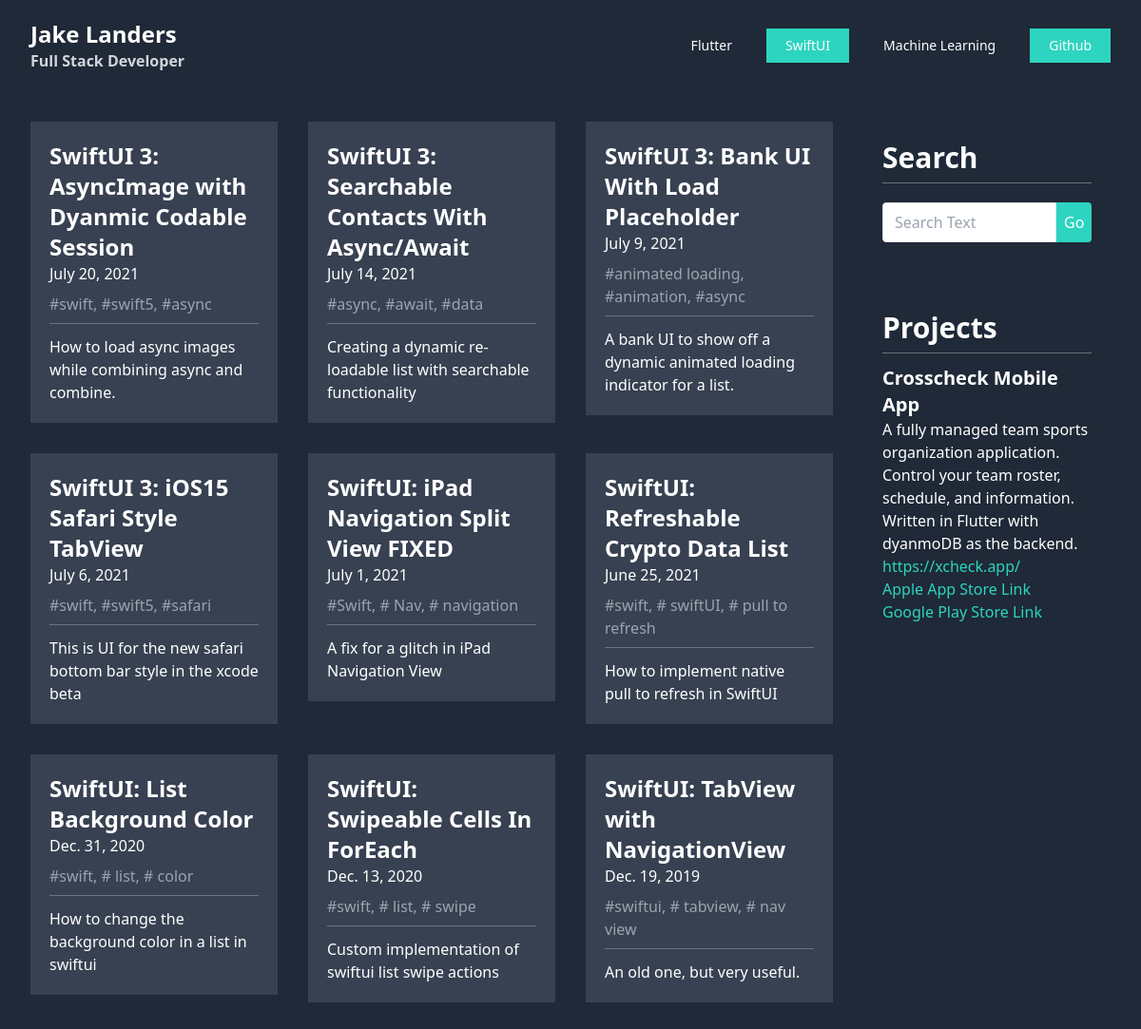
Screenshot of /swiftui/ with the database file from the repository.
### blog/models.py (models this page shows, shortened)
class Article(models.Model):
    title = models.CharField(max_length=200)
    category = models.ForeignKey(Category, on_delete=models.CASCADE)
    date = models.DateField("date posted")
    description = models.TextField(default="")
    body = models.TextField()
    tags = models.CharField(max_length=200, default="")
    def get_tags_small(self):
        if self.tags == "":
            return ""
        else:
            list_tags = self.tags.split(",")
            list_tags = list_tags[:3]
            tag_str = ""
            for i in list_tags:
                if i == list_tags[-1]:
                    tag_str = tag_str + "#{}".format(i)
                else:
                    tag_str = tag_str + "#{}, ".format(i)
            return tag_str

### blog/views.py (the view)
# urls.py: path("swiftui/", views.swiftui, name="swiftui"),
def swiftui(request):
    if request.method == "POST":
        search_text = request.POST.get("search")
        if search_text is not None and search_text != "":
            print("redirecting to search articles function")
            return HttpResponseRedirect(reverse("article_search", args=[search_text]))
    articles = Article.objects.filter(category__title="SwiftUI")
    return render(
        request,
        "blog/articles/article_list.html",
        {"articles": articles, "category": "SwiftUI"},
    )

### templates/blog/articles/article_list.html (shortened to what this page needs)
{% extends "base.html" %}
{% block content %}
<head>
</head>
<div class="">
    {% if articles%}
    <div class="md:grid md:grid-cols-2 lg:grid-cols-3 md:gap-8">
        {% for article in articles %}
        <div class="pb-8 md:pb-0">
            <a href="{% url 'article_detail' article.category.title|lower article.id %}">
                <div
                    class="p-5 bg-gray-700 sm:hover:bg-teal-400 sm:hover:scale-105 sm:hover:shadow-lg sm:transition-all">
                    <h1 class="text-2xl font-bold">
                        {{ article.title }}
                    </h1>
                    <p class="pb-2">
                        {{ article.date }}
                    </p>
                    <p class="pb-2 text-gray-400">
                        {{ article.get_tags_small }}
                    </p>
                    <hr class="solid text-gray-500">
                    <p class="pt-3">
                        {{ article.description }}
                    </p>
                </div>
            </a>
        </div>
        {% endfor %}
    </div>
    {% else %}
    <h2 class="text-4xl text-white font-bold">
        There are no articles here.
    </h2>
    {% endif %}
</div>
{% endblock content %}

### templates/base.html (shortened to what this page needs)
{% load tailwind_tags %}
<!DOCTYPE html>
<html lang="en">
<head>
    <link rel="stylesheet" href="//unpkg.com/@highlightjs/cdn-assets@11.3.1/styles/github-dark.min.css">
    {% tailwind_css %}
</head>
<body class="bg-gray-800 text-white">
    {% include "top_bar.html" %}
    <div class="p-4 sm:p-8 lg:grid lg:grid-cols-4 lg:grid-flow-col lg:gap-8">
        <div class="col-span-3 pb-8">
            {% block content %} {% endblock content %}
        </div>
        <div class="col-span-1">
            <div> {% include "blog/search/search.html" %} </div>
            <div class="pt-8"> {% include "blog/side_menu/projects.html" %} </div>
        </div>
    </div>
</body>
</html>

### templates/top_bar.html (shortened to what this page needs)
{% load tailwind_tags %}
{% url 'index' as index %}
{% url 'flutter' as flutter %}
{% url 'swiftui' as swiftui %}
{% url 'machine-learning' as machine_learning %}
<nav class="sticky bg-gray-800 top-0 z-50">
    <div class="mx-auto px-4 md:px-8">
        <div class="relative flex items-center justify-between h-24">
            <div class="flex-1 flex items-center justify-center">
                <div class="flex-1 flex items-center">
                    <a href="{{ index }}" class="hover:opacity-50">
                        <div>
                            <p class="text-white text-2xl font-extrabold">Jake Landers</p>
                            <p class="text-gray-300 text-md font-semibold">Full Stack Developer</p>
                        </div>
                    </a>
                </div>
                <div class="hidden md:block sm:ml-6">
                    <div class="flex space-x-4">
                        <a href="{{ flutter }}"
                            class="{% if flutter in request.path %}bg-teal-400{% else %}hover:bg-teal-900 {% endif %} text-white px-5 py-2 text-sm font-medium">
                            Flutter
                        </a>
                        <a href="{{ swiftui }}"
                            class="{% if swiftui in request.path %}bg-teal-400{% else %}hover:bg-teal-900 {% endif %} text-white px-5 py-2 text-sm font-medium">
                            SwiftUI
                        </a>
                        <a href="{{ machine_learning }}"
                            class="{% if machine_learning in request.path %}bg-teal-400{% else %}hover:bg-teal-900 {% endif %} text-white px-5 py-2 text-sm font-medium">
                            Machine Learning
                        </a>
                        <a href="https://github.com/jake-landersweb/jake_code" target="_blank"
                            class="text-white bg-teal-400 hover:bg-teal-900 hover:text-white px-5 py-2 text-sm font-medium">
                            Github
                        </a>
                    </div>
                </div>
            </div>
        </div>
    </div>
</nav>

### templates/blog/search/search.html (shortened to what this page needs)
<div class="p-5 bg-cgray-600">
    <div class="pb-2">
        <h1 class="text-3xl font-bold">
            Search
        </h1>
    </div>
    <hr class="solid text-gray-500">
    <form method="post" action="">
        <div class="w-full pt-5">
            <div class="grid grid-cols-6">
                <div class="col-span-5">
                    <input
                        class="px-3 py-2 text-gray-700 bg-cgray-700 rounded-l border border-cgray-700 leading-normal resize-none w-full font-medium placeholder-gray-400 focus:outline-none focus:border-teal-400"
                        name="search" placeholder='Search Text' id="search" required></input>
                </div>
                <input type='submit'
                    class="hover:cursor-pointer bg-teal-400 text-white font-medium rounded-r hover:opacity-50"
                    value='Go'>
            </div>
        </div>
    </form>
</div>

### templates/blog/side_menu/projects.html
<div class="p-5 bg-cgray-600">
    <div class="pb-2">
        <h1 class="text-3xl font-bold">
            Projects
        </h1>
    </div>
    <hr class="solid text-gray-500">
    <div class="pt-3">
        <a href="{% url 'crosscheck' %}">
            <h2 class="text-xl font-bold hover:text-cgray-300">
                Crosscheck Mobile App
            </h2>
        </a>
        <p>
            A fully managed team sports organization application. Control your team roster, schedule, and information.
            Written in Flutter with dyanmoDB as the backend.
        </p>
        <ul>
            <li><a href="https://xcheck.app/" target="_blank"
                    class="text-teal-400 hover:text-teal-700">https://xcheck.app/</a></li>
            <li><a href="https://apps.apple.com/us/app/crosscheck-hockey/id1585600361" target="_blank"
                    class="text-teal-400 hover:text-teal-700">Apple App Store
                    Link</a></li>
            <li><a href="https://play.google.com/store/apps/details?id=com.landersweb.pnflutter" target="_blank"
                    class="text-teal-400 hover:text-teal-700">Google
                    Play Store Link</a></li>
        </ul>
    </div>
</div>

### rows the page displays
Article: title "SwiftUI 3: AsyncImage with Dyanmic Codable Session", date "July 20, 2021", get_tags_small "#swift, #swift5, #async", description "How to load async images while combining async and combine."
Article: title "SwiftUI 3: Searchable Contacts With Async/Await", date "July 14, 2021", get_tags_small "#async, #await, #data", description "Creating a dynamic re-loadable list with searchable functionality"
Article: title "SwiftUI 3: Bank UI With Load Placeholder", date "July 9, 2021", get_tags_small "#animated loading, #animation, #async", description "A bank UI to show off a dynamic animated loading indicator for a list."
Article: title "SwiftUI 3: iOS15 Safari Style TabView", date "July 6, 2021", get_tags_small "#swift, #swift5, #safari", description "This is UI for the new safari bottom bar style in the xcode beta"
Article: title "SwiftUI: iPad Navigation Split View FIXED", date "July 1, 2021", get_tags_small "#Swift, # Nav, # navigation", description "A fix for a glitch in iPad Navigation View"
Article: title "SwiftUI: Refreshable Crypto Data List", date "June 25, 2021", get_tags_small "#swift, # swiftUI, # pull to refresh", description "How to implement native pull to refresh in SwiftUI"
Article: title "SwiftUI: List Background Color", date "Dec. 31, 2020", get_tags_small "#swift, # list, # color", description "How to change the background color in a list in swiftui"
Article: title "SwiftUI: Swipeable Cells In ForEach", date "Dec. 13, 2020", get_tags_small "#swift, # list, # swipe", description "Custom implementation of swiftui list swipe actions"
Article: title "SwiftUI: TabView with NavigationView", date "Dec. 19, 2019", get_tags_small "#swiftui, # tabview, # nav view", description "An old one, but very useful."
